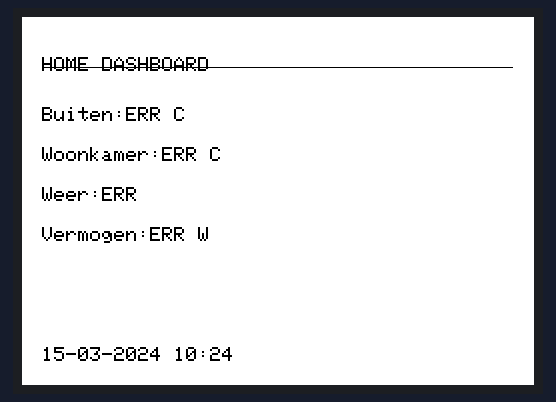
The sketch below on a simulated ESP32. Parts: 512×368 colour display. WiFi joins after 1.5 s; servers stay silent unless stated; the local clock reads 2024-03-15 10:24:30 at power-on unless the sketch sets it.

Above: at 17.4 s.

The sketch:

UM_S3_437EINK.ino
```cpp
#include "config.h"
#include <GxEPD2.h>
#include <GxEPD2_4C.h>
#include <GxEPD2_EPD.h>
#include <GxEPD2_GFX.h>

#include <WiFi.h>
#include <HTTPClient.h>
#include <WiFiClient.h>
#include <ArduinoJson.h>
#include <Fonts/FreeMonoBold9pt7b.h>
#include <time.h>

GxEPD2_4C < GxEPD2_437c, GxEPD2_437c::HEIGHT / 2 > display(GxEPD2_437c(/*CS=D8*/ CS, /*DC=D3*/ DC, /*RST=D4*/ RST, /*BUSY=D2*/ BUSY)); // Waveshare 4.37" 4-color


///////////////////////////////////////
// Helper functions:
// - drawDashboard()
// - connectWifi()
// - getState(String entity) - get state of Homeassistent entity
// - setupTime()
// - goToSleep()
// -
//
///////////////////////////////////////

void drawDashboard(
  String outsideTemp,
  String livingTemp,
  String weather,
  String power)
{
  display.setFullWindow();
  display.firstPage();

  do
  {
    display.fillScreen(GxEPD_WHITE);

    display.setTextColor(GxEPD_BLACK);

    display.setCursor(20,40);
    display.setTextSize(2);
    display.print("HOME DASHBOARD");

    display.drawLine(
      20,50,
      490,50,
      GxEPD_BLACK);

    display.setCursor(20,90);
    display.print("Buiten:");
    display.print(outsideTemp);
    display.print(" C");

    display.setCursor(20,130);
    display.print("Woonkamer:");
    display.print(livingTemp);
    display.print(" C");

    display.setCursor(20,170);
    display.print("Weer:");
    display.print(weather);

    display.setCursor(20,210);
    display.print("Vermogen:");
    display.print(power);
    display.print(" W");

    time_t now;
    time(&now);

    struct tm* tm_info =
        localtime(&now);

    char buf[32];

    strftime(
      buf,
      sizeof(buf),
      "%d-%m-%Y %H:%M",
      tm_info);

    display.setCursor(20,330);
    display.print(buf);

  }
  while(display.nextPage());

  display.hibernate();
}

void connectWifi()
{
  WiFi.mode(WIFI_STA);

  WiFi.begin(
      WIFI_SSID,
      WIFI_PASS);

  while(WiFi.status() != WL_CONNECTED)
  {
    delay(500);
  }
}

String getState(String entity)
{
  HTTPClient http;

  String url =
      String(HA_URL) +
      "/api/states/" +
      entity;

  http.begin(url);

  http.addHeader(
      "Authorization",
      String("Bearer ") + HA_TOKEN);

  int code = http.GET();

  if(code != 200)
  {
    http.end();
    return "ERR";
  }

  String payload = http.getString();

  DynamicJsonDocument doc(4096);
  deserializeJson(doc, payload);

  String state = doc["state"];

  http.end();

  return state;
}

void setupTime()
{
  configTime(
      3600,
      3600,
      "pool.ntp.org");
}

void goToSleep()
{
  esp_sleep_enable_timer_wakeup(
      15ULL *
      60ULL *
      1000000ULL);

  esp_deep_sleep_start();
}

////////////////////////
//// setup en loop
////////////////////////
void setup() {
  // put your setup code here, to run once:
  Serial.begin(115200);

  connectWifi();

  setupTime();

  String outsideTemp = getState(ENTITY_OUTSIDE_TEMP);

  String livingTemp = getState(ENTITY_LIVING_TEMP);

  String weather = getState(ENTITY_WEATHER);

  String power = getState(ENTITY_POWER);

  display.init();

  drawDashboard(
      outsideTemp,
      livingTemp,
      weather,
      power);

  //goToSleep();
}

void loop() {
  // put your main code here, to run repeatedly:

}
```

config.h
```cpp
// Network and API Configuration
const char* WIFI_SSID = "my-ssid";
const char* WIFI_PASS = "my-password";
const char* HA_TOKEN = "hass-token";
const char* HA_URL = "http://192.168.1.242:8123";
const float latitude = 53.174145180943;  // for Ohrid
const float longitude = 6.6305010088279; // for Ohrid

// Pin Definitions
//#define PWR 7
// epaper Definitions
#define BUSY 17
#define RST 7
#define DC 6
#define CS 10
#define CLK 12
#define MOSI 11
//#define BUTTON_PIN 2  // New: Button for display inversion
//#define EPD_WIDTH 512
//#define EPD_HEIGHT 368

const char* ENTITY_OUTSIDE_TEMP =
    "sensor.buiten_temperatuur";

const char* ENTITY_LIVING_TEMP =
    "sensor.woonkamer_temperatuur";

const char* ENTITY_WEATHER =
    "weather.home";

const char* ENTITY_POWER =
    "sensor.total_power";

// Global Variables
RTC_DATA_ATTR bool rtcInvertDisplay = false;  // Persists across deep sleep
bool invertDisplay = false;  // Current display state
```
